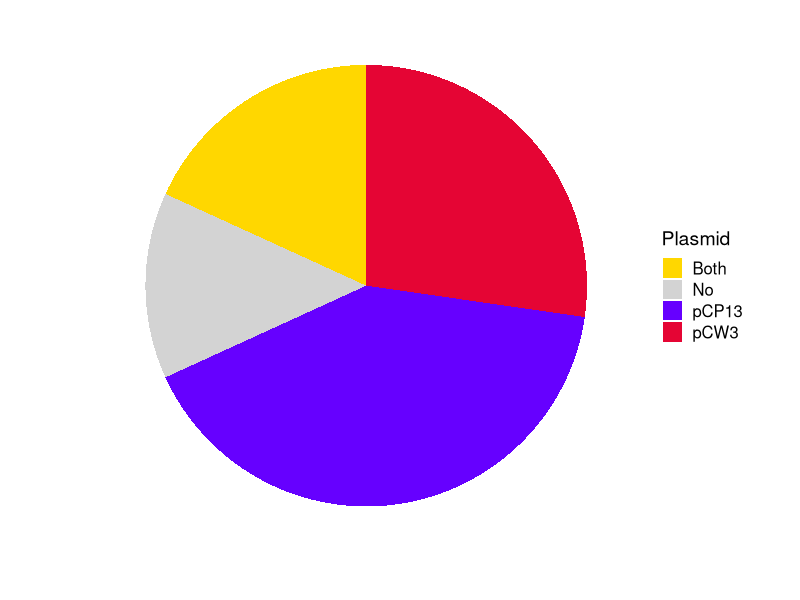

Reproduce this figure in R.
setwd("~/Desktop/pretermCP/Analysis-Rev1/Figure4/")
library(ggplot2)
library(tidyverse)
library(ggpubr)


# Set theme
library('cowplot')
theme_set(theme_cowplot())

data <- read.csv("plasmid_proportion_within_lineages.csv", header = TRUE, stringsAsFactors = TRUE)
head(data)

# filter data
piechart1<- filter (data,Lineage == "VII") # do this for every lineage
head(piechart1)
# plot bar chart first then convert
PlasmidPalette <- c( "pCW3"="#e50534","pCP13"="#6600ff","Both"="Gold","No"="lightgrey")

pc1<- ggplot(piechart1, aes(x="", y=Value, fill=Plasmid))+
  scale_fill_manual(values=PlasmidPalette)+
  geom_bar(width = 1, stat = "identity")+ coord_polar("y", start=0)+
  theme(axis.text.x=element_blank(),axis.line.x = element_blank(),axis.line.y=element_blank(),axis.ticks=element_blank(),legend.position="right")+
  ylab("") + xlab("")

pc1
